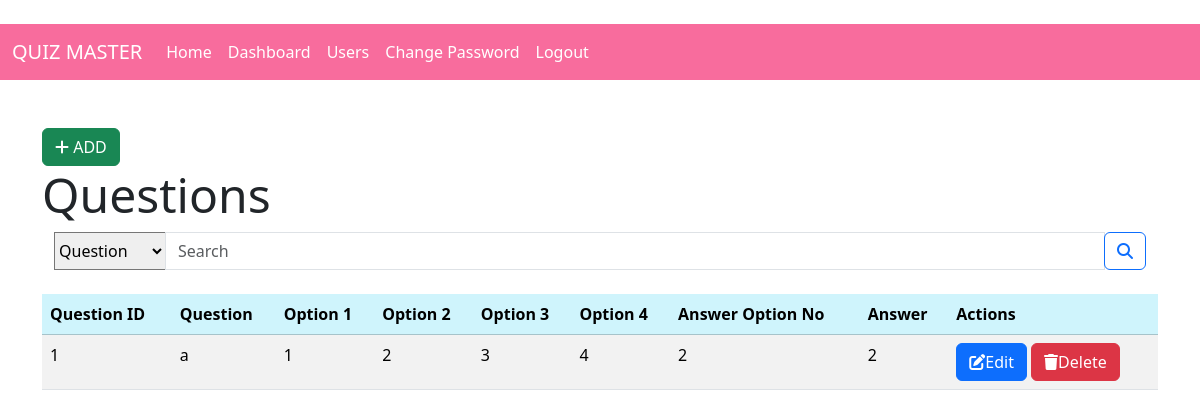
The app's page /display/questions/1/ (signed in) with its own data.
### models.py (models this page shows)
class Questions(db.Model):
    id=db.Column(db.Integer,primary_key=True)
    quiz_id=db.Column(db.Integer,db.ForeignKey('quiz.id',ondelete="CASCADE"),nullable=False)
    question_statement=db.Column(db.String(1000),nullable=False)
    Option_1=db.Column(db.String(500),nullable=False)
    Option_2=db.Column(db.String(500),nullable=False)
    Option_3=db.Column(db.String(500),nullable=False)
    Option_4=db.Column(db.String(500),nullable=False)
    Answer_option_no=db.Column(db.Integer,nullable=False)
    Answer=db.Column(db.String(500),nullable=False)

### controllers/routes.py (the view)
@app.route('/display/questions/<int:id>/')
@admin_auth
def display_questions(id):
     quiz=Quiz.query.get(id)
     parameter=request.args.get('parameter')
     query=request.args.get('query')
     if parameter=="question":
          questions=Questions.query.filter(Questions.question_statement.ilike(f'%{query}%'),Questions.quiz_id==id)
          return render_template('questions.html',quiz=quiz,questions=questions)
     if parameter=="id":
          questions=Questions.query.filter(Questions.id==query,Questions.quiz_id==id)
          return render_template('questions.html',quiz=quiz,questions=questions)
     questions=Questions.query.filter_by(quiz_id=id)
     return render_template('questions.html',quiz=quiz,questions=questions)

### controllers/routes.py (called while the page is built)
def admin_auth(func):
    @wraps(func)
    def inner(*args,**kwargs):
        if 'admin_id' in session:
            return func(*args,**kwargs)
        else:
            flash('Please Login to continue further!')
            return redirect(url_for('admin_login'))
    return inner

### templates/questions.html (shortened to what this page needs)
{% extends 'basic_layout.html' %}
{%block NAVBAR%}
{% include 'navbar_admin.html'%}
{%endblock%}
{% block BODY %}
<a href="{{url_for('add_question',id=quiz.id)}}" class="btn btn-success">
    <i class="fas fa-add"></i>
    ADD
</a>
<h5 class="display-5">Questions </h5>
{%include 'search_question.html'%}<br>
<table class="table table-striped ">
    <thead class='table-info'>
        <tr>
            <th>Question ID</th>
            <th>Question</th>
            <th>Option 1</th>
            <th>Option 2</th>
            <th>Option 3</th>
            <th>Option 4</th>
            <th>Answer Option No</th>
            <th>Answer</th>
            <th>Actions</th>
        </tr>
    </thead>
    <tbody>
        {% for question in questions%}
        <tr>
            <td>{{question.id}}</td>
            <td>{{question.question_statement}}</td>
            <td>{{question.Option_1}}</td>
            <td>{{question.Option_2}}</td>
            <td>{{question.Option_3}}</td>
            <td>{{question.Option_4}}</td>
            <td>{{question.Answer_option_no}}</td>
            <td>{{question.Answer}}</td>
            <td>
                <div>
                <a href="{{url_for('edit_question',id=question.id)}}" class="btn btn-primary">
                    <i class="fas fa-edit"></i>Edit
                </a>
                <a href="{{url_for('delete_question',id=question.id)}}" class="btn btn-danger">
                    <i class="fas fa-trash"></i>Delete
                </a>
             </div>
            </td>
        </tr>
        {%endfor%}
    </tbody>
</table>
{% endblock %}

### records on screen
Questions: id "1", question_statement "a", Option_1 "1", Option_2 "2", Option_3 "3", Option_4 "4", Answer_option_no "2", Answer "2"
